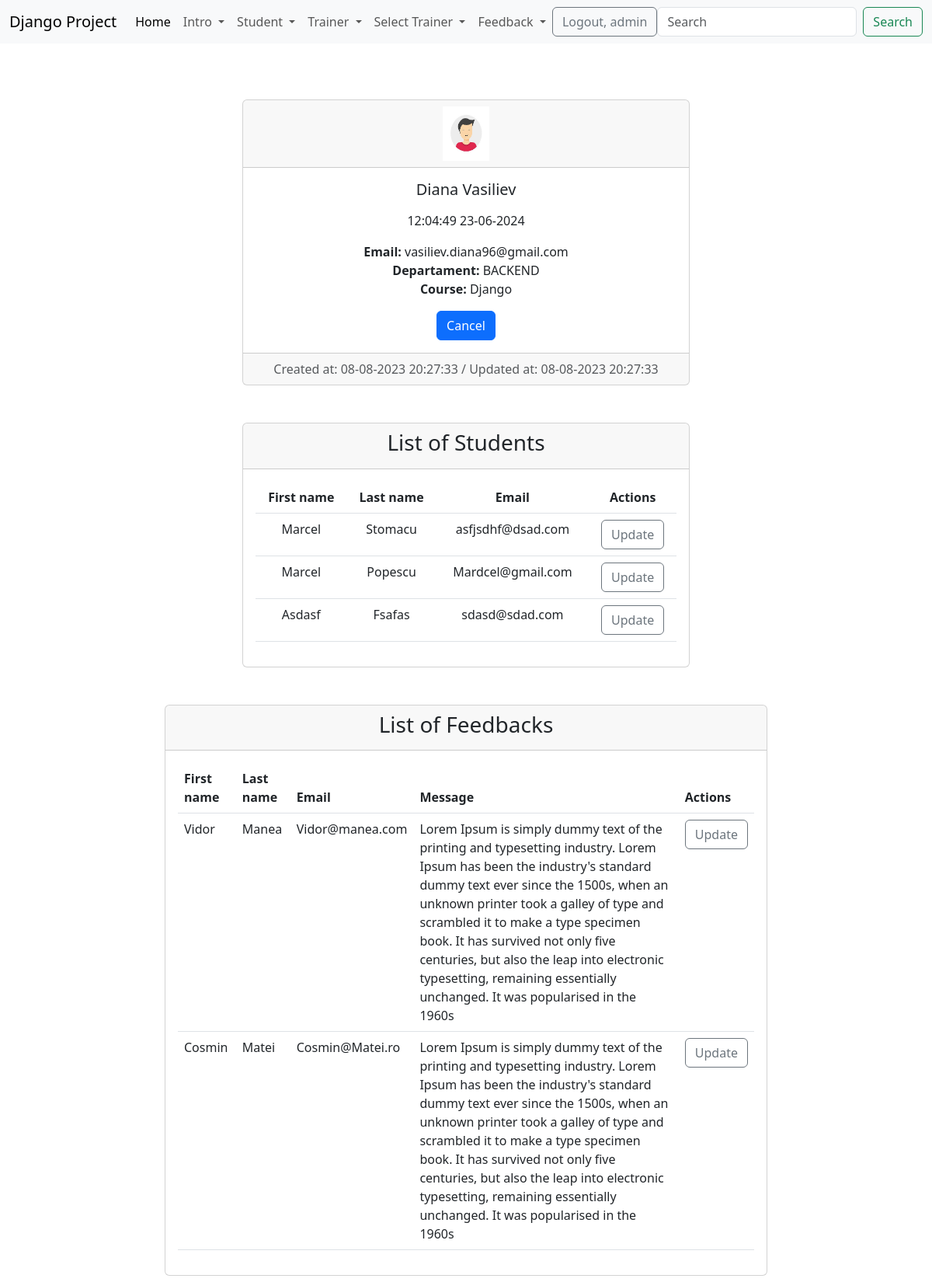
The app's page /detail_trainer/1/ (signed in) with its own data.
### trainer/models.py (models this page shows)
class Trainer(models.Model):
    department_options = (
        ('backend','Backend'),
        ('frontend','Frontend'),
        ('network', 'Network')
    )
    first_name=models.CharField(max_length=20)
    last_name=models.CharField(max_length=20)
    course = models.CharField(max_length=40)
    email = models.EmailField(max_length=40)
    department = models.CharField( max_length=8, choices=department_options)
    active = models.BooleanField(default=True)
    profile = models.ImageField(upload_to='profile/', null=True)
    created_at = models.DateTimeField(auto_now_add=True)
    updated_at = models.DateTimeField(auto_now=True)
    def __str__(self):
        return f'{self.first_name} {self.last_name}'

### student/models.py (models this page shows, shortened)
class Student(models.Model):
    gender_options = (
        ('male', 'MALE'),
        ('female', 'FEMALE')
    )
    first_name = models.CharField(max_length=30)
    last_name = models.CharField(max_length=30)
    age = models.IntegerField()
    email = models.EmailField(max_length=100)
    description = models.TextField(max_length=500)
    start_date = models.DateField()
    end_date = models.DateField()
    active = models.BooleanField(default=True)
    gender = models.CharField(max_length=6, choices=gender_options)
    trainer = models.ForeignKey(Trainer, on_delete=models.CASCADE, null=True)
    profile = models.ImageField(upload_to='profiles_student/', null=True)
    created_at = models.DateTimeField(auto_now_add=True)
    updated_at = models.DateTimeField(auto_now=True)

### feedback/models.py (models this page shows, shortened)
class Feedback(models.Model):
    first_name = CharField(max_length=40)
    last_name = CharField(max_length=40)
    email = EmailField(max_length=40)
    trainer = ForeignKey(Trainer, on_delete=models.CASCADE, null=True)
    message = TextField(max_length=400)
    active = BooleanField(default=True)
    created_at = DateTimeField(auto_now_add=True)
    updated_at = DateTimeField(auto_now=True)

### trainer/views.py (the view)
# urls.py: path('detail_trainer/<int:pk>/', views.TrainerDetailView.as_view(), name='detail-trainer'),
class TrainerDetailView(LoginRequiredMixin,PermissionRequiredMixin, DetailView):
    template_name = 'trainer/details_trainer.html'
    model = Trainer
    permission_required = 'trainer.view_trainer'
    def get_context_data(self, **kwargs):
        context = super().get_context_data(**kwargs)  # se poate regasi si ca data = super().get_context_data(**kwargs)
        now = datetime.now()  # preluam data si ora curenta
        context[
            'current_datetime'] = now  # adaugam in dict context, cheia current_datetime pt a afisa data si ora curenta
        current_trainer_id = self.kwargs["pk"]  # Accesam id-ul trainerului selectat
        students_current = Student.objects.filter(
            trainer_id=current_trainer_id)  # realizam un query prin care luam toti studentii asignati trainerului selectat
        context[
            'students'] = students_current  # adaugam in dict context, cheia students pt a afisa o tabela cu studentii trainerului
        feedback_current = Feedback.objects.filter(trainer_id=current_trainer_id)
        context['feedbacks'] = feedback_current
        return context

### djangoProject/context_processors.py (called while the page is built)
def get_all_trainers(request):
    get_trainers = Trainer.objects.all()
    return {'trainers': get_trainers}

### templates/trainer/details_trainer.html (shortened to what this page needs)
{% extends 'base.html' %}
{% load static %}
{% block content %}
    <div class='container-fluid'>
        <div class='row'>
            <div class='col-md-6 offset-md-3'>
                <br><br><br>
                <div class='card text-center'>
                    <div class='card-header'>
                        {% if trainer.profile %}
                            <img src="{{ trainer.profile.url }}" style='width: 60px; height: 70px'
                                 alt="No Image Found">
                        {% else %}
                            {% if trainer.gender == "male" %}
                                <img src="{% static 'images/image_trainer.png' %}" alt="No Image"
                                     style='width: 60px; height: 70px'>
                            {% else %}
                                <img src="{% static 'images/image_trainer.png' %}" alt="No Image"
                                     style='width: 60px; height: 70px'>
                            {% endif %}
                        {% endif %}
                    </div>
                    <div class='card-body'>
                        <h5 class='card-title'>{{ trainer }}</h5>
                        <p class='card-text '>
                        <p>{{ current_datetime|date:"H:i:s d-m-Y  " }}</p>
                        <Strong>Email:</Strong> {{ trainer.email }}
                        <br>
                        <Strong>Departament:</Strong> {{ trainer.department.upper }}
                        <br>
                        <Strong>Course:</Strong> {{ trainer.course }}
                    </p>
                    <a href="{% url 'list-of-trainers' %}" class="btn btn-primary">Cancel</a>
                </div>
                <div class='card-footer text-body-secondary'>
                    Created at: {{ trainer.created_at|date:'d-m-Y H:i:s' }} / Updated
                    at: {{ trainer.updated_at|date:'d-m-Y H:i:s' }}
                </div>
            </div>
            <br><br>
            <div class="card">
                <div class="card-header">
                    <h3 class="text-center">List of Students</h3>
                </div>
                <div class="card-body">
                    {% if students %}
                        <table class="table">
                            <thead>
                            <tr>
                                <th class="text-center">First name</th>
                                <th class="text-center">Last name</th>
                                <th class="text-center">Email</th>
                                <th class="text-center">Actions</th>
                            </tr>
                            </thead>
                            <tbody>
                            {% for student in students %}
                                <tr>
                                    <td class="text-center">{{ student.first_name }}</td>
                                    <td class="text-center">{{ student.last_name }}</td>
                                    <td class="text-center">{{ student.email }}</td>
                                    <td class="text-center"><a href="{% url 'update-student' student.id %}"
                                                               class="btn btn-outline-secondary">Update</a></td>
                                </tr>
                            {% endfor %}
                            </tbody>
                        </table>
                    {% else %}
                        <h3 class="text-center">No Students</h3>
                    {% endif %}
                </div>
            </div>
        </div>
        <br><br>
        <div class="col-md-8 offset-md-2 pb-2">
            <br><br>
            <div class="card ">
                <div class="card-header">
                    <h3 class="text-center">List of Feedbacks</h3>
                </div>
                <div class="card-body">
                    {% if feedbacks %}
                        <table class="table">
                            <thead>
                            <tr>
                                <th class="text-start">First name</th>
                                <th class="text-start">Last name</th>
                                <th class="text-start">Email</th>
                                <th class="text-start">Message</th>
                                <th class="text-start">Actions</th>
                            </tr>
                            </thead>
                            <tbody>
                            {% for feedback in feedbacks %}
                                <tr>
                                    <td class="text-start">{{ feedback.first_name }}</td>
                                    <td class="text-start">{{ feedback.last_name }}</td>
                                    <td class="text-start">{{ feedback.email }}</td>
                                    <td class="text-start ">{{ feedback.message }}</td>
                                    <td class="text-start"><a href="{% url 'update-feedback' feedback.id %}"
                                                              class="btn btn-outline-secondary">Update</a></td>
                                </tr>
                            {% endfor %}
                            </tbody>
                        </table>
                    {% else %}
                        <h3 class="text-center">No Students</h3>
                    {% endif %}
                </div>
            </div>
        </div>
    </div>
    </div>
{% endblock %}

### templates/navbar.html (shortened to what this page needs)
<nav class="navbar navbar-expand-lg bg-body-tertiary">
    <div class="container-fluid">
        <a class="navbar-brand" href="{% url 'home-page' %}">Django Project</a>
        <div class="collapse navbar-collapse" id="navbarSupportedContent">
            <ul class="navbar-nav me-auto mb-2 mb-lg-0">
                <li class="nav-item">
                    <a class="nav-link active" aria-current="page" href="{% url 'home-page' %}">Home</a>
                </li>
                {% if user.is_authenticated %}
                    <li class="nav-item dropdown">
                        <a class="nav-link dropdown-toggle" href="#" role="button" data-bs-toggle="dropdown"
                           aria-expanded="false">
                            Intro
                        </a>
                    </li>
                    {% if perms.student.add_student or perms.view_list_of_students %}
                        <li class="nav-item dropdown">
                        <a class="nav-link dropdown-toggle" href="#" role="button" data-bs-toggle="dropdown"
                           aria-expanded="false">
                            Student
                        </a>
                    {% endif %}
                </li>
                    {% if perms.trainer.add_trainer or perms.trainer.view_list_of_trainer %}
                        <li class="nav-item dropdown">
                            <a class="nav-link dropdown-toggle" href="#" role="button" data-bs-toggle="dropdown"
                               aria-expanded="false">
                                Trainer
                            </a>
                        </li>
                    {% endif %}
                    <li class="nav-item dropdown">
                        <a class="nav-link dropdown-toggle" href="#" role="button" data-bs-toggle="dropdown"
                           aria-expanded="false">
                            Select Trainer
                        </a>
                    </li>
                    <li class="nav-item dropdown">
                        <a class="nav-link dropdown-toggle" href="#" role="button" data-bs-toggle="dropdown"
                           aria-expanded="false">
                            Feedback
                        </a>
                    </li>
                {% endif %}
            </ul>
            {% if user.is_authenticated %}
                <div>
                    <a href="{% url 'logout' %}" class="btn btn-outline-secondary">Logout, {{ user.username }}</a>
                </div>
                <form class="d-flex" method="get" action="{% url 'search' %}" role="search">
                    <input name='filter' class="form-control me-2" type="search" placeholder="Search"
                           aria-label="Search">
                    <button class="btn btn-outline-success" type="submit">Search</button>
                </form>
            {% else %}
                <div>
                    <a href="{% url 'login' %}" class="btn btn-outline-primary">Login</a>
                    <a href="{% url 'create-user' %}" class="btn btn-outline-secondary">Sign up</a>
                </div>
            {% endif %}
        </div>
    </div>
</nav>

### records on screen
Trainer: first_name+last_name "Diana Vasiliev", email "vasiliev.diana96@gmail.com", department "BACKEND", course "Django", created_at "08-08-2023 20:27:33", updated_at "08-08-2023 20:27:33"
Student: first_name "Marcel", last_name "Stomacu", email "asfjsdhf@dsad.com"
Student: first_name "Marcel", last_name "Popescu", email "Mardcel@gmail.com"
Student: first_name "Asdasf", last_name "Fsafas", email "sdasd@sdad.com"
Feedback: first_name "Vidor", last_name "Manea", email "Vidor@manea.com", message "Lorem Ipsum is simply dummy text of the printing and typesetting industry. Lorem Ipsum has been the industry's standard dummy text ever since the 1500s, when an unknown printer took a galley of type and scrambled it to make a type specimen book. It has survived not only five centuries, but also the leap into electronic typesetting, remaining essentially unchanged. It was popularised in the 1960s"
Feedback: first_name "Cosmin", last_name "Matei", email "Cosmin@Matei.ro", message "Lorem Ipsum is simply dummy text of the printing and typesetting industry. Lorem Ipsum has been the industry's standard dummy text ever since the 1500s, when an unknown printer took a galley of type and scrambled it to make a type specimen book. It has survived not only five centuries, but also the leap into electronic typesetting, remaining essentially unchanged. It was popularised in the 1960s"

### other values on screen
{{ user.username }} "admin"
{{ current_datetime|date:"H:i:s d-m-Y  " }} "12:04:49 23-06-2024"
